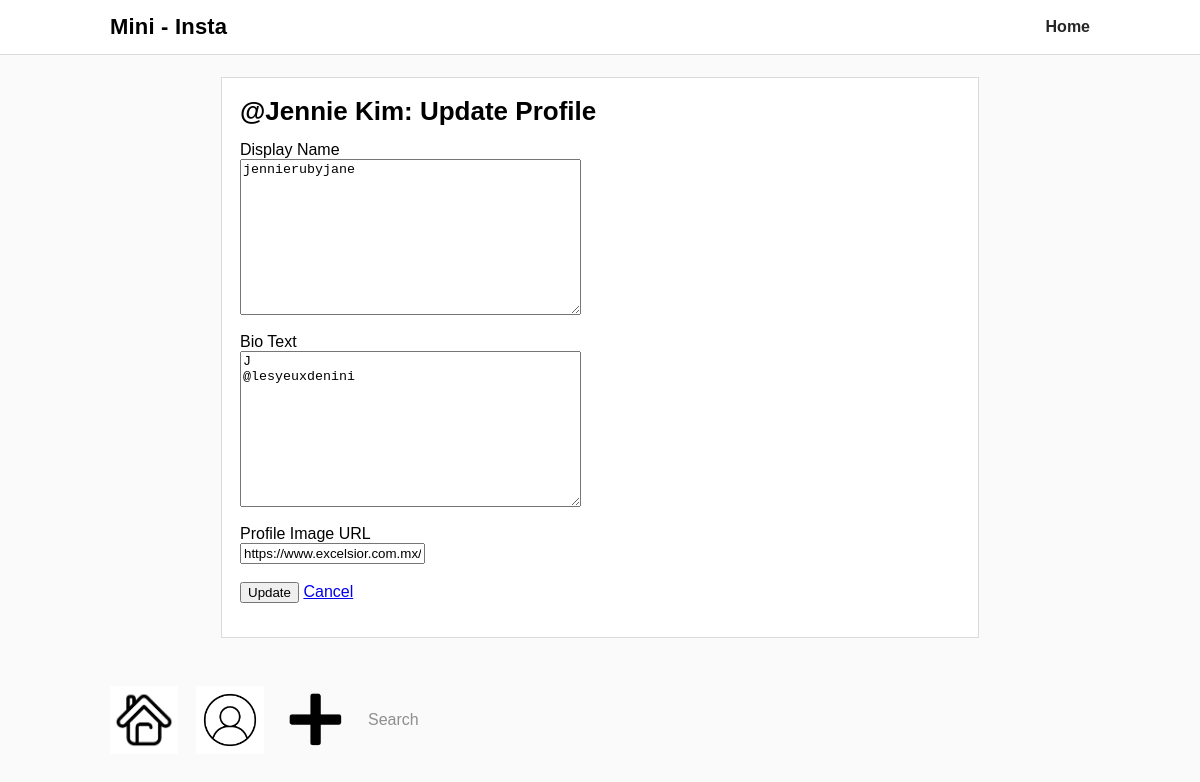
/mini_insta/profile/8/update, run on an earlier commit of the app's database.
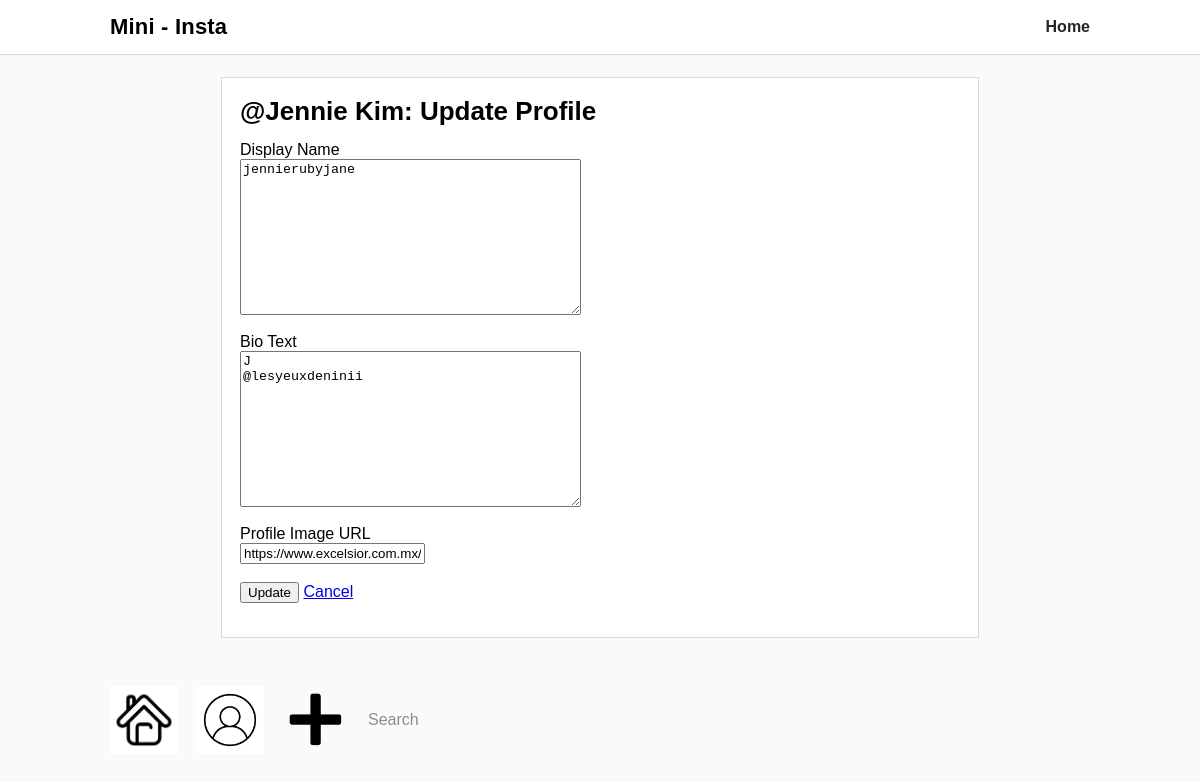
And on a later commit of the database.
### mini_insta/models.py (models this page shows, shortened)
class Profile(models.Model):
    username = models.TextField(blank=False)
    display_name = models.TextField(blank=False)
    profile_image_url = models.URLField(blank=True)
    bio_text = models.TextField(blank=True)
    join_date = models.DateTimeField(auto_now=True)

### mini_insta/views.py (the view)
# urls.py: path('profile/<int:pk>/update', UpdateProfileView.as_view(), name='update_profile'),
class UpdateProfileView(UpdateView):
    model= Profile
    form_class = UpdateProfileForm
    template_name = "mini_insta/update_profile_form.html"

### mini_insta/forms.py
class UpdateProfileForm(forms.ModelForm):
    class Meta:
        model = Profile
        fields = ['display_name', 'profile_image_url', 'bio_text']

### mini_insta/templates/mini_insta/update_profile_form.html (shortened to what this page needs)
{% extends "mini_insta/base.html" %}
{% block content %}
<div class="form-card">
  <div class="form-title">
    @{{ object.username }}: Update Profile
  </div>
  <form method="POST">
    <div>
      <label for="id_display_name">Display Name</label><br>
      {{ form.display_name }}
    </div>
    <br>
    <div>
      <label for="id_bio_text">Bio Text</label><br>
      {{ form.bio_text }}
    </div>
    <br>
    <div>
      <label for="id_profile_image_url">Profile Image URL</label><br>
      {{ form.profile_image_url }}
    </div>
    <br>
    <button type="submit">Update</button>
    <a href="{% url 'show_profile' object.pk %}">Cancel</a>
  </form>
</div>
{% endblock %}

### mini_insta/templates/mini_insta/base.html (shortened to what this page needs)
{% load static %}
<html>
  <head>
    <link rel="stylesheet" href="{% static 'mini_insta_styles.css' %}">
  </head>
  <body>
    <header class="site-header">
      <div class="header-inner">
        <div class="logo">Mini - Insta</div>
        {% if profile %}
          <a class="nav-link" href="{% url 'show_all_profiles' %}">Home</a>
        {% endif %}
      </div>
    </header>
    <main class="page">
      {% block content %}
      {% endblock %}
    </main>
    <footer class="site-footer">
      {% if profile %}
        <a class="footer-link" href="{% url 'show_feed' profile.pk %}">
          <img class="nav-icon" src="{% static 'home.png' %}" alt="Home">
        </a>
        <a class="footer-link" href="{% url 'show_profile' profile.pk %}">
          <img class="nav-icon" src="{% static 'R.png' %}" alt="Profile">
        </a>
        <a class="nav-icon-link create-link" href="{% url 'create_post' profile.pk %}">
          <img class="nav-icon create-icon" src="{% static 'plus.png' %}" alt="Create">
        </a>
        <a class="footer-link" href="{% url 'search' profile.pk %}">Search</a>
      {% endif %}
    </footer>
  </body>
</html>

### static/mini_insta_styles.css (style rules this page uses)
body { font-family: Arial, sans-serif; margin: 0; background: #fafafa; }
.site-header { position: sticky; top: 0; background: white; border-bottom: 1px solid #dbdbdb; }
.header-inner { max-width: 980px; margin: 0 auto; padding: 14px 18px; display: flex; align-items: center; justify-content: space-between; }
.logo { font-size: 22px; font-weight: 700; letter-spacing: 0.2px; }
.nav-link { text-decoration: none; color: #262626; font-weight: 600; }
.page { max-width: 980px; margin: 0 auto; padding: 22px 18px 36px 18px; }
.site-footer { max-width: 980px; margin: 0 auto; padding: 14px 18px 24px 18px; color: #8e8e8e; }
.footer-link { color: #8e8e8e; text-decoration: none; }
.form-card { background: white; border: 1px solid #dbdbdb; padding: 18px; max-width: 720px; margin: 0 auto; }
.form-title { font-size: 26px; font-weight: 700; margin-bottom: 14px; }
.site-footer { display: flex; justify-content: flex-start; align-items: center; gap: 18px; padding: 12px 16px; }
.nav-icon { width: 68px; height: 68px; object-fit: contain; display: block; }

What changed in the data, as far as the page shows it:
changed Profile "Jennie Kim": bio_text "J @lesyeuxdenini" → "J @lesyeuxdeninii"
